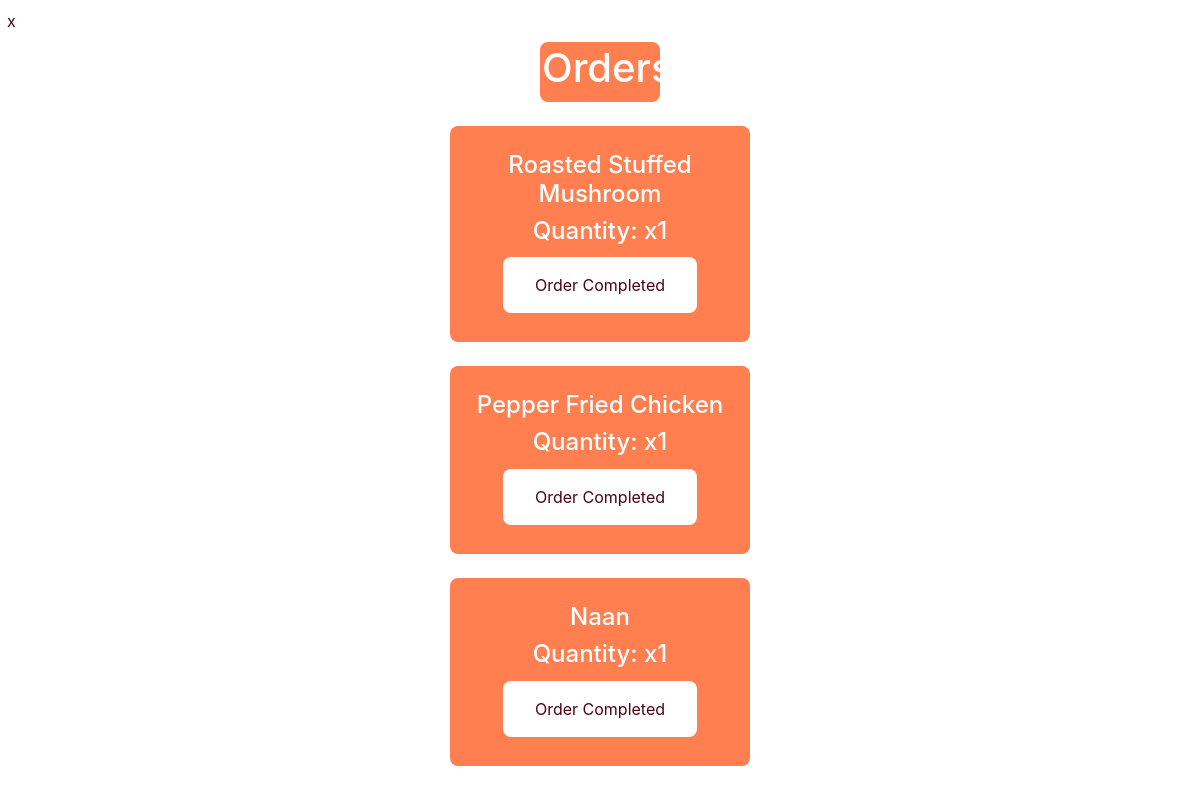
/order, run on the app's committed database.
### iiot_rest.py (models this page shows)
class Food(db.Model):
    id = db.Column(db.Integer, primary_key=True)
    name = db.Column(db.String(30),unique=True,nullable=False)
    desc = db.Column(db.Text,nullable=True)
    price = db.Column(db.Integer)
    order_items = db.relationship('Order', backref='food_id', lazy=True)

### iiot_rest.py (the view, shortened to what this page needs)
@app.route("/order",methods=["GET" , "POST"])
def order():
    order_items = Order.query.all()
    dic = {}
    for x in order_items:
        item = Food.query.filter_by(id = x.order_id).first()
        if(item.name not in dic):
            dic[item.name] = [item.id,1,item.price]
        else:
            dic[item.name] = [item.id,dic[item.name][1]+1,item.price]
    return render_template('order.html',food=dic)

### templates/order.html (shortened to what this page needs)
<!DOCTYPE html>
<html lang="en">
<head>
    <link rel="stylesheet" href="https://stackpath.bootstrapcdn.com/bootstrap/4.3.1/css/bootstrap.min.css">
</head>
<body>
    <a href=home><button class="button button3" style="padding:5px;background-color:#0000">x</button></a>
<div  style="background-color:coral;text-align:center;padding:2px;margin= 20px;width:10%;margin: auto;border-radius: 8px">
<h1 style="color:white;text-align:center;">Orders</h1>
</div>
<br>
{% for f in food %}
    <div style="padding:25px;margin= 20px;width:25%;margin: auto;background-color:coral;border-radius: 8px;text-align:center">
        <h4 style="color:white">{{ f }}</h4>
        <h4 style="color:white">Quantity: x{{food[f][1]}}</h4>
        <form action="" method="POST" ><button class="button button3" type="submit" name="remove" value="{{  food[f][0]  }}">Order Completed</button></form>
     </div>
<br>
{% endfor %}
</body>
</html>

### templates/order.html (style rules this page uses)
body { background-image: url('https://wallpaperaccess.com/full/1317021.jpg'); height: 100%; background-position: center; background-size: cover; background-repeat: no-repeat; background-attachment: fixed; }
.button { background-color:white; border: none; color: #4f0013; padding: 16px 32px; text-align: center; text-decoration: none; display: inline-block; font-size: 16px; margin: 4px 2px; transition-duration: 0.4s; cursor: pointer; border-radius: 8px; }

### data on the page
Food: name "Roasted Stuffed Mushroom", name "1"
Food: name "Pepper Fried Chicken", name "1"
Food: name "Naan", name "1"
